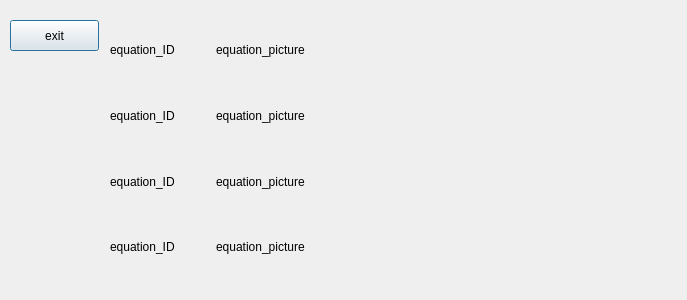
<?xml version="1.0" encoding="UTF-8"?>
<ui version="4.0">
 <class>Dialog</class>
 <widget class="QDialog" name="Dialog">
  <property name="geometry">
   <rect>
    <x>0</x>
    <y>0</y>
    <width>687</width>
    <height>300</height>
   </rect>
  </property>
  <property name="windowTitle">
   <string>Dialog</string>
  </property>
  <widget class="QPushButton" name="pushButtonExit">
   <property name="geometry">
    <rect>
     <x>10</x>
     <y>20</y>
     <width>89</width>
     <height>31</height>
    </rect>
   </property>
   <property name="text">
    <string>exit</string>
   </property>
  </widget>
  <widget class="QWidget" name="layoutWidget">
   <property name="geometry">
    <rect>
     <x>110</x>
     <y>20</y>
     <width>571</width>
     <height>257</height>
    </rect>
   </property>
   <layout class="QGridLayout" name="gridLayout">
    <item row="3" column="0">
     <widget class="QLabel" name="label_equation_3">
      <property name="sizePolicy">
       <sizepolicy hsizetype="Fixed" vsizetype="Preferred">
        <horstretch>0</horstretch>
        <verstretch>0</verstretch>
       </sizepolicy>
      </property>
      <property name="minimumSize">
       <size>
        <width>100</width>
        <height>25</height>
       </size>
      </property>
      <property name="text">
       <string>equation_ID</string>
      </property>
     </widget>
    </item>
    <item row="2" column="1">
     <widget class="QLabel" name="picture_equation_2">
      <property name="minimumSize">
       <size>
        <width>0</width>
        <height>25</height>
       </size>
      </property>
      <property name="text">
       <string>equation_picture</string>
      </property>
     </widget>
    </item>
    <item row="1" column="0">
     <widget class="QLabel" name="label_equation_1">
      <property name="sizePolicy">
       <sizepolicy hsizetype="Fixed" vsizetype="Preferred">
        <horstretch>0</horstretch>
        <verstretch>0</verstretch>
       </sizepolicy>
      </property>
      <property name="minimumSize">
       <size>
        <width>100</width>
        <height>25</height>
       </size>
      </property>
      <property name="text">
       <string>equation_ID</string>
      </property>
     </widget>
    </item>
    <item row="1" column="1">
     <widget class="QLabel" name="picture_equation_1">
      <property name="minimumSize">
       <size>
        <width>0</width>
        <height>25</height>
       </size>
      </property>
      <property name="text">
       <string>equation_picture</string>
      </property>
     </widget>
    </item>
    <item row="2" column="0">
     <widget class="QLabel" name="label_equation_2">
      <property name="sizePolicy">
       <sizepolicy hsizetype="Fixed" vsizetype="Preferred">
        <horstretch>0</horstretch>
        <verstretch>0</verstretch>
       </sizepolicy>
      </property>
      <property name="minimumSize">
       <size>
        <width>100</width>
        <height>25</height>
       </size>
      </property>
      <property name="text">
       <string>equation_ID</string>
      </property>
     </widget>
    </item>
    <item row="0" column="0">
     <widget class="QLabel" name="label_equation_0">
      <property name="sizePolicy">
       <sizepolicy hsizetype="Fixed" vsizetype="Preferred">
        <horstretch>0</horstretch>
        <verstretch>0</verstretch>
       </sizepolicy>
      </property>
      <property name="minimumSize">
       <size>
        <width>100</width>
        <height>25</height>
       </size>
      </property>
      <property name="text">
       <string>equation_ID</string>
      </property>
     </widget>
    </item>
    <item row="3" column="1">
     <widget class="QLabel" name="picture_equation_3">
      <property name="minimumSize">
       <size>
        <width>0</width>
        <height>25</height>
       </size>
      </property>
      <property name="text">
       <string>equation_picture</string>
      </property>
     </widget>
    </item>
    <item row="0" column="1">
     <widget class="QLabel" name="picture_equation_0">
      <property name="minimumSize">
       <size>
        <width>0</width>
        <height>25</height>
       </size>
      </property>
      <property name="text">
       <string>equation_picture</string>
      </property>
     </widget>
    </item>
   </layout>
  </widget>
 </widget>
 <resources/>
 <connections/>
</ui>
